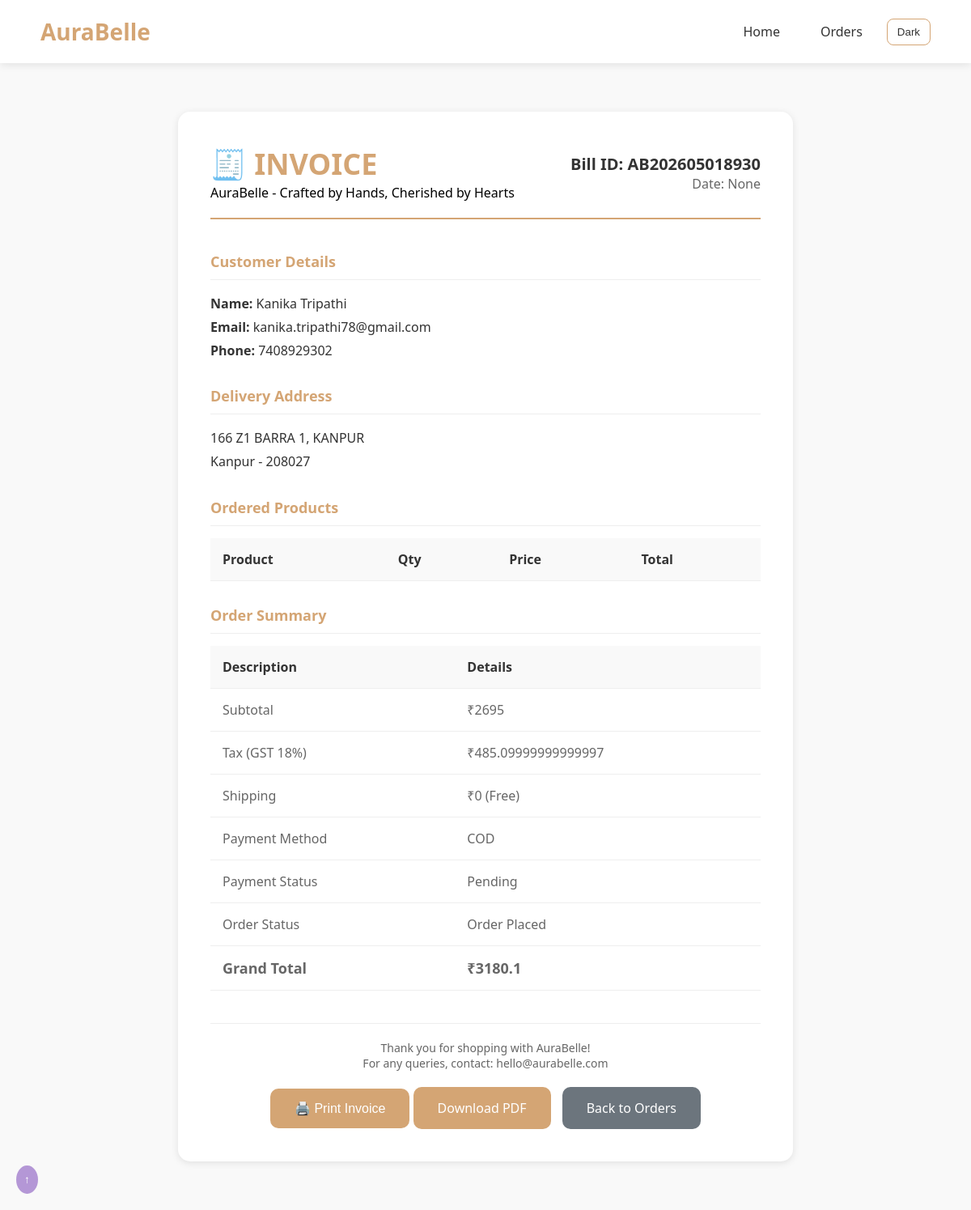
Screenshot of /invoice/AB202605018930 (signed in) with the database file from the repository.
### tables this page shows
CREATE TABLE orders (
    id INTEGER PRIMARY KEY AUTOINCREMENT,
    order_id TEXT,
    user_email TEXT,
    total INTEGER,
    status TEXT
, tax INTEGER DEFAULT 0, grand_total INTEGER DEFAULT 0, payment_method TEXT DEFAULT 'cod', payment_status TEXT DEFAULT 'Pending', created_at TIMESTAMP, name TEXT DEFAULT '', address TEXT DEFAULT '', city TEXT DEFAULT '', pincode TEXT DEFAULT '', phone TEXT DEFAULT '', order_notes TEXT DEFAULT '');

### app.py (the view)
@app.route('/invoice/<order_id>')
def invoice(order_id):
    if 'user' not in session:
        return redirect('/login')
    conn = get_db()
    order = conn.execute(
        "SELECT * FROM orders WHERE order_id=? AND user_email=?",
        (order_id, session['user'])
    ).fetchone()
    if not order:
        conn.close()
        return redirect('/orders')
    items = conn.execute(
        "SELECT * FROM order_items WHERE order_id=?",
        (order_id,)
    ).fetchall()
    conn.close()
    return render_template('invoice.html', order=order, items=items)

### app.py (called while the page is built, shortened)
def ensure_core_tables(conn):
    global SCHEMA_READY
    if SCHEMA_READY:
        return

def prepare_database_path():
    global ACTIVE_DB_PATH
    if ACTIVE_DB_PATH is not None:
        return ACTIVE_DB_PATH

def get_db():
    db_file = prepare_database_path()
    last_error = None
    for attempt in range(DB_CONNECT_RETRIES):
        try:
            conn = sqlite3.connect(
                str(db_file),
                timeout=10,
                isolation_level=None
            )
            conn.row_factory = sqlite3.Row
            conn.execute("PRAGMA journal_mode=WAL")
            conn.execute("PRAGMA synchronous=NORMAL")
            conn.execute("PRAGMA foreign_keys=ON")
            conn.execute("PRAGMA busy_timeout=10000")
            ensure_core_tables(conn)
            return conn
        except sqlite3.OperationalError as err:
            last_error = err
            if attempt < DB_CONNECT_RETRIES - 1:
                time.sleep(DB_RETRY_DELAY_SECONDS * (attempt + 1))
                continue
            raise
    raise last_error

def get_cart_count():
    if 'user' not in session:
        return 0
    conn = get_db()
    result = conn.execute(
        "SELECT SUM(quantity) as total FROM cart WHERE user_email=?",
        (session['user'],)
    ).fetchone()
    conn.close()
    return result['total'] or 0

def get_wishlist_count():
    if 'user' not in session:
        return 0
    conn = get_db()
    result = conn.execute(
        "SELECT COUNT(*) as total FROM wishlist WHERE user_email=?",
        (session['user'],)
    ).fetchone()
    conn.close()
    return result['total'] or 0

@app.context_processor
def cart_count():
    return dict(cart_count=get_cart_count(), wishlist_count=get_wishlist_count())

### templates/invoice.html (shortened to what this page needs)
<!DOCTYPE html>
<html>
<head>
<link rel="stylesheet" href="{{ url_for('static', filename='css/style.css') }}">
</head>
<body>
<nav>
    <h2>AuraBelle</h2>
    <div class="right">
        <a href="/">Home</a>
        <a href="/orders">Orders</a>
    </div>
</nav>
<div class="invoice-container">
    <div class="invoice">
        <div class="invoice-header">
            <div>
                <h1>🧾 INVOICE</h1>
                <p>AuraBelle - Crafted by Hands, Cherished by Hearts</p>
            </div>
            <div class="invoice-id">
                <h3>Bill ID: {{ order.order_id }}</h3>
                <p>Date: {{ order.created_at }}</p>
            </div>
        </div>
        <div class="invoice-section">
            <h3>Customer Details</h3>
            <p>
                <strong>Name:</strong> {{ order.name }}<br>
                <strong>Email:</strong> {{ order.user_email }}<br>
                <strong>Phone:</strong> {{ order.phone }}
            </p>
        </div>
        <div class="invoice-section">
            <h3>Delivery Address</h3>
            <p>
                {{ order.address }}<br>
                {{ order.city }} - {{ order.pincode }}
            </p>
        </div>
        <div class="invoice-section">
            <h3>Ordered Products</h3>
            <table class="invoice-table">
                <thead>
                    <tr>
                        <th>Product</th>
                        <th>Qty</th>
                        <th>Price</th>
                        <th>Total</th>
                    </tr>
                </thead>
            </table>
        </div>
        <div class="invoice-section">
            <h3>Order Summary</h3>
            <table class="invoice-table">
                <thead>
                    <tr>
                        <th>Description</th>
                        <th>Details</th>
                    </tr>
                </thead>
                <tbody>
                    <tr>
                        <td>Subtotal</td>
                        <td>₹{{ order.total }}</td>
                    </tr>
                    <tr>
                        <td>Tax (GST 18%)</td>
                        <td>₹{{ order.tax }}</td>
                    </tr>
                    <tr>
                        <td>Shipping</td>
                        <td>₹0 (Free)</td>
                    </tr>
                    <tr>
                        <td>Payment Method</td>
                        <td>{{ order.payment_method | upper }}</td>
                    </tr>
                    <tr>
                        <td>Payment Status</td>
                        <td>{{ order.payment_status }}</td>
                    </tr>
                    <tr>
                        <td>Order Status</td>
                        <td>{{ order.status }}</td>
                    </tr>
                    <tr class="total-row">
                        <td>Grand Total</td>
                        <td>₹{{ order.grand_total }}</td>
                    </tr>
                </tbody>
            </table>
        </div>
        <div class="invoice-footer">
            <p>Thank you for shopping with AuraBelle!</p>
            <p>For any queries, contact: hello@aurabelle.com</p>
        </div>
        <div style="text-align: center;">
            <button onclick="window.print()" class="btn-print">🖨️ Print Invoice</button>
            <a href="/invoice_pdf/{{ order.order_id }}" class="btn-print">Download PDF</a>
            <a href="/orders" class="btn-back">Back to Orders</a>
        </div>
    </div>
</div>
</body>
</html>

### static/css/style.css (style rules this page uses)
body { margin: 0; font-family: 'Segoe UI'; background: linear-gradient(to right, #E6E6FA, #f8f5ff); }
nav { display: flex; justify-content: space-between; padding: 20px 60px; backdrop-filter: blur(10px); }
nav a { margin-left: 20px; text-decoration: none; color: black; position: relative; }
.right { display: flex; align-items: center; }

### templates/invoice.html (style rules this page uses)
* { margin: 0; padding: 0; box-sizing: border-box; }
body { font-family: 'Segoe UI', Tahoma, Geneva, Verdana, sans-serif; background: #f9f9f9; }
nav { display: flex; justify-content: space-between; align-items: center; padding: 20px 50px; background: white; box-shadow: 0 2px 10px rgba(0,0,0,0.1); }
nav h2 { color: #d4a574; font-size: 28px; font-weight: 700; }
nav .right { display: flex; gap: 30px; }
nav .right a { text-decoration: none; color: #333; font-weight: 500; font-size: 16px; }
.invoice-container { max-width: 800px; margin: 40px auto; padding: 20px; }
.invoice { background: white; padding: 40px; border-radius: 15px; box-shadow: 0 2px 10px rgba(0,0,0,0.1); }
.invoice-header { display: flex; justify-content: space-between; align-items: center; margin-bottom: 40px; padding-bottom: 20px; border-bottom: 2px solid #d4a574; }
.invoice-header h1 { font-size: 36px; color: #d4a574; }
.invoice-header .invoice-id { text-align: right; }
.invoice-header .invoice-id h3 { font-size: 20px; color: #333; }
.invoice-header .invoice-id p { color: #666; }
.invoice-section { margin-bottom: 30px; }
.invoice-section h3 { font-size: 18px; color: #d4a574; margin-bottom: 15px; padding-bottom: 10px; border-bottom: 1px solid #eee; }
.invoice-section p { color: #333; line-height: 1.8; }
.invoice-table { width: 100%; border-collapse: collapse; margin-bottom: 20px; }
.invoice-table th, .invoice-table td { padding: 15px; text-align: left; border-bottom: 1px solid #eee; }
.invoice-table th { background: #f9f9f9; color: #333; font-weight: 600; }
.invoice-table td { color: #666; }
.invoice-table .total-row { font-weight: 700; color: #d4a574; font-size: 18px; }
.invoice-footer { margin-top: 40px; padding-top: 20px; border-top: 1px solid #eee; text-align: center; }
.invoice-footer p { color: #666; font-size: 14px; }
.btn-print { display: inline-block; padding: 15px 30px; background: #d4a574; color: white; text-decoration: none; border-radius: 10px; font-size: 16px; margin-top: 20px; cursor: pointer; border: none; }
.btn-back { display: inline-block; padding: 15px 30px; background: #6c757d; color: white; text-decoration: none; border-radius: 10px; font-size: 16px; margin-top: 20px; margin-left: 10px; }

### rows the page displays
orders: order_id "AB202605018930", name "Kanika Tripathi", user_email "kanika.tripathi78@gmail.com", phone "7408929302", address "166 Z1 BARRA 1, KANPUR", city "Kanpur", pincode "208027", total "2695", tax "485.09999999999997", payment_method "COD", payment_status "Pending", status "Order Placed", grand_total "3180.1"

### other values shown
{{ order.created_at }} "None"
